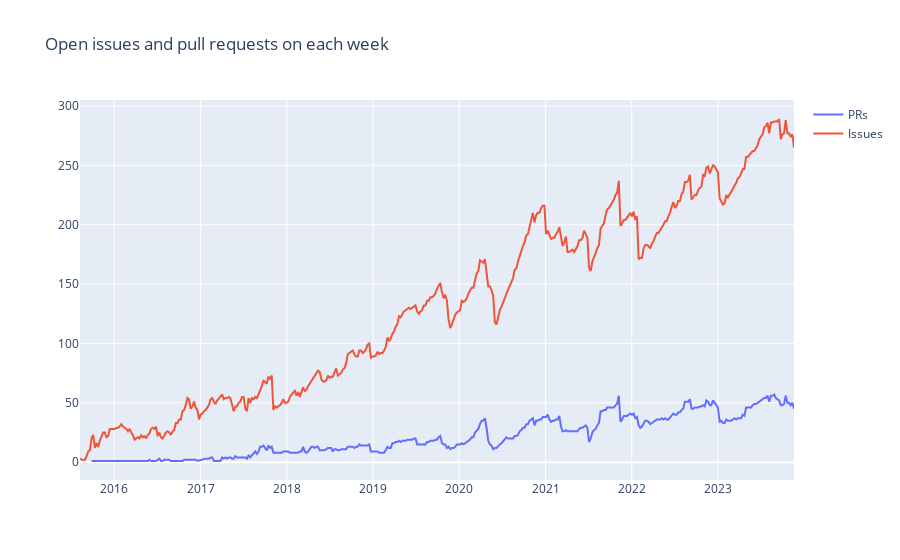

The notebook cell saved with this chart:
### Code cell
import pandas as pd
import datetime
from github import Github
from collections import defaultdict

prs_df = pd.DataFrame(sorted(open_pr_count_by_day.items()), columns=["date", "count"])
prs_df["date"] = pd.to_datetime(prs_df["date"])
issues_df = pd.DataFrame(sorted(open_issues_count_by_day.items()), columns=["date", "count"])
issues_df["date"] = pd.to_datetime(issues_df["date"])

# plot prs and issues in a stacked plot
import plotly.graph_objects as go
fig = go.Figure()
fig.add_trace(go.Scatter(x=prs_df["date"], y=prs_df["count"], name="PRs"))
fig.add_trace(go.Scatter(x=issues_df["date"], y=issues_df["count"], name="Issues"))
fig.update_layout(title="Open issues and pull requests on each week")
fig

### Figure 1 — Plotly figure (JSON) as saved in the notebook; plotly's stock layout.template omitted (floating-point values rounded to 4 significant figures; data arrays with more than 128 entries replaced by an {"elided": "..."} marker saying what was removed)
{"data": [{"name": "PRs", "x": {"elided": "382 str values"}, "y": {"elided": "382 int values"}, "type": "scatter"}, {"name": "Issues", "x": {"elided": "433 str values"}, "y": {"elided": "433 int values"}, "type": "scatter"}], "layout": {"title": {"text": "Open issues and pull requests on each week"}}}
